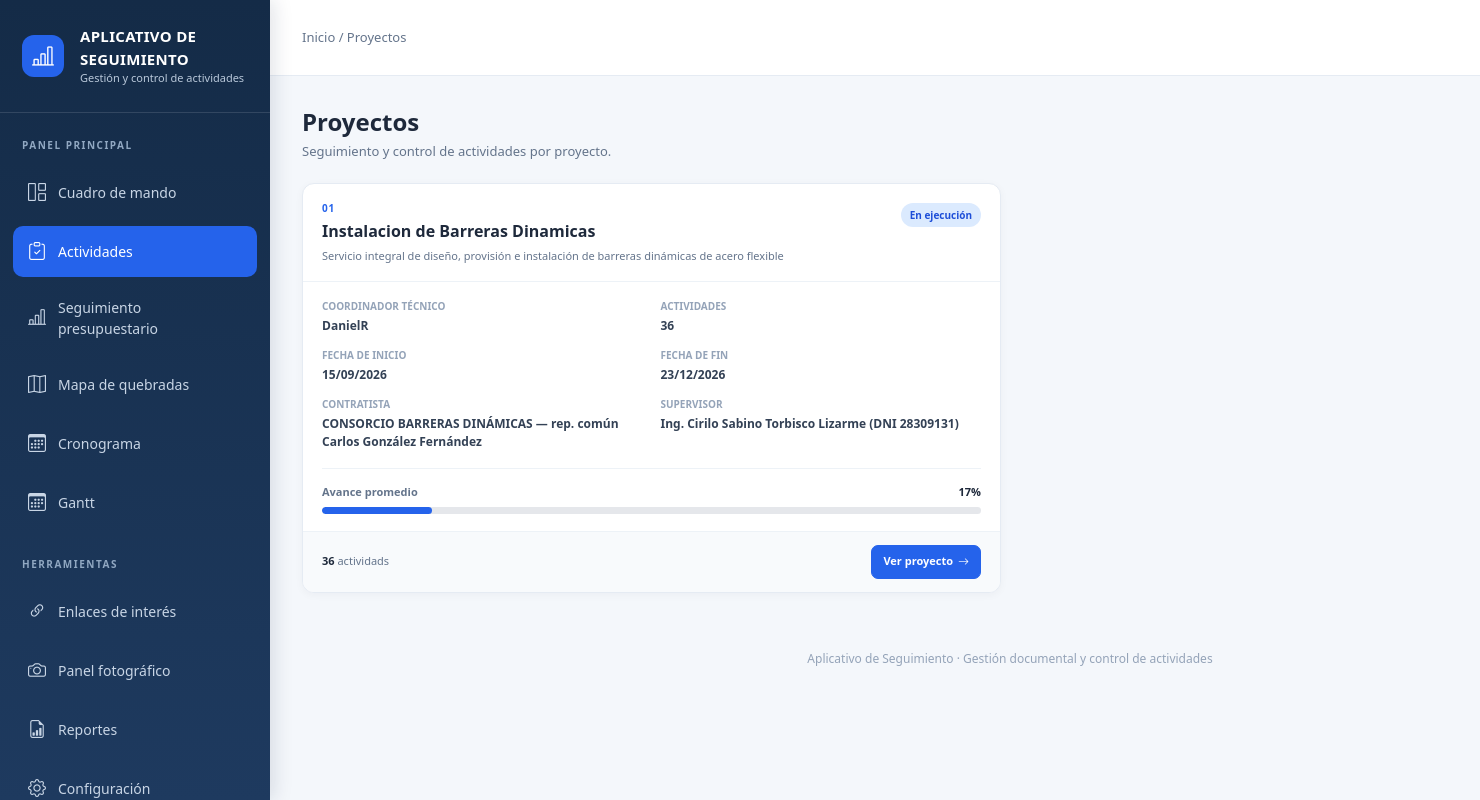
Page /monitoreo/proyectos/ (signed in) on the committed database.
### monitoreo/models.py (models this page shows, shortened)
class Proyecto(models.Model):
    class Estado(models.TextChoices):
        PLANIFICADO = "PLANIFICADO", "Planificado"
        EN_EJECUCION = "EN_EJECUCION", "En ejecución"
        SUSPENDIDO = "SUSPENDIDO", "Suspendido"
        FINALIZADO = "FINALIZADO", "Finalizado"
        CANCELADO = "CANCELADO", "Cancelado"
    codigo = models.CharField(
        max_length=50,
        unique=True,
    )
    nombre = models.CharField(
        max_length=250,
    )
    descripcion = models.TextField(
        blank=True,
    )
    monto = models.DecimalField(
        max_digits=12,
        decimal_places=2,
        null=True,
        blank=True,
    )
    contratista = models.CharField(
        max_length=250,
        blank=True,
    )
    supervisor = models.CharField(
        max_length=250,
        blank=True,
    )
    entidad_nombre = models.CharField(
        max_length=250,
        blank=True,
    )
    coordinador_tecnico = models.ForeignKey(
        Responsable,
        on_delete=models.PROTECT,
        related_name="proyectos_coordinados",
    )
    fecha_inicio = models.DateField()
    fecha_fin = models.DateField()
    estado = models.CharField(
        max_length=20,
        choices=Estado.choices,
        default=Estado.PLANIFICADO,
    )
    activo = models.BooleanField(
        default=True,
    )
    creado_en = models.DateTimeField(
        auto_now_add=True,
    )
    actualizado_en = models.DateTimeField(
        auto_now=True,
    )
    class Meta:
        verbose_name = "Proyecto"
        verbose_name_plural = "Proyectos"
        ordering = [
            "-fecha_inicio",
            "nombre",
        ]

class Responsable(models.Model):
    class Rol(models.TextChoices):
        ADMINISTRADOR = "ADMIN", "Administrador"
        ACTUALIZADOR = "ACTUALIZADOR", "Responsable de actualización"
        MONITOR = "MONITOR", "Monitor"
        COORDINADOR = "COORDINADOR", "Coordinador"
        JEFE = "JEFE", "Jefe"
    usuario = models.OneToOneField(
        settings.AUTH_USER_MODEL,
        on_delete=models.CASCADE,
        related_name="perfil_responsable",
    )
    cargo = models.CharField(
        max_length=150,
        blank=True,
    )
    rol = models.CharField(
        max_length=20,
        choices=Rol.choices,
        default=Rol.COORDINADOR,
    )
    area = models.CharField(
        max_length=150,
        blank=True,
    )
    activo = models.BooleanField(
        default=True,
    )
    class Meta:
        verbose_name = "Responsable"
        verbose_name_plural = "Responsables"
        ordering = [
            "usuario__last_name",
            "usuario__first_name",
        ]
    def __str__(self):
        nombre = self.usuario.get_full_name()
        return nombre or self.usuario.username

### monitoreo/views.py (the view)
@login_required
def proyecto_lista(request):
    proyectos = (
        Proyecto.objects
        .filter(activo=True)
        .select_related("coordinador_tecnico")
    )
    for proyecto in proyectos:
        actividades = proyecto.actividades.all()
        proyecto.total_actividades = actividades.count()
        proyecto.cumplidas = actividades.filter(
            estado=Actividad.Estado.CUMPLIDA
        ).count()
        proyecto.en_proceso = actividades.filter(
            estado=Actividad.Estado.EN_PROCESO
        ).count()
        proyecto.pendientes = actividades.filter(
            estado=Actividad.Estado.PENDIENTE
        ).count()
        proyecto.vencidas = actividades.filter(
            estado=Actividad.Estado.VENCIDA
        ).count()
        promedio = actividades.aggregate(
            promedio=Avg("porcentaje_avance")
        )["promedio"]
        proyecto.avance_promedio = round(
            float(promedio or 0),
            2
        )
    return render(
        request,
        "monitoreo/proyecto_lista.html",
        {
            "proyectos": proyectos,
        },
    )

### monitoreo/templates/monitoreo/proyecto_lista.html (shortened to what this page needs)
{% extends "base.html" %}
{% block actividades_active %}
    active
{% endblock %}
{% block breadcrumb %}
    Inicio / Proyectos
{% endblock %}
{% block content %}
<div class="page-header">
    <div class="page-title">
        <h1>
            Proyectos
        </h1>
        <p>
            Seguimiento y control de actividades por proyecto.
        </p>
    </div>
</div>
{% if proyectos %}
    <div class="projects-grid">
        {% for proyecto in proyectos %}
            <article class="project-card">
                <div class="project-card-header">
                    <div>
                        <div class="project-code">
                            {{ proyecto.codigo }}
                        </div>
                        <h2 class="project-name">
                            {{ proyecto.nombre }}
                        </h2>
                        {% if proyecto.descripcion %}
                            <p class="project-description">
                                {{ proyecto.descripcion }}
                            </p>
                        {% endif %}
                    </div>
                    <div>
                        {% if proyecto.estado == "PLANIFICADO" %}
                            <span class="project-status status-planificado">
                                Planificado
                            </span>
                        {% elif proyecto.estado == "EN_EJECUCION" %}
                            <span class="project-status status-en-ejecucion">
                                En ejecución
                            </span>
                        {% elif proyecto.estado == "SUSPENDIDO" %}
                            <span class="project-status status-suspendido">
                                Suspendido
                            </span>
                        {% elif proyecto.estado == "FINALIZADO" %}
                            <span class="project-status status-finalizado">
                                Finalizado
                            </span>
                        {% elif proyecto.estado == "CANCELADO" %}
                            <span class="project-status status-cancelado">
                                Cancelado
                            </span>
                        {% else %}
                            <span class="project-status status-planificado">
                                {{ proyecto.get_estado_display }}
                            </span>
                        {% endif %}
                    </div>
                </div>
                <div class="project-card-body">
                    <div class="project-data">
                        <div>
                            <div class="data-label">
                                Coordinador técnico
                            </div>
                            <div class="data-value">
                                {% if proyecto.coordinador_tecnico %}
                                    {{ proyecto.coordinador_tecnico }}
                                {% else %}
                                    No asignado
                                {% endif %}
                            </div>
                        </div>
                        <div>
                            <div class="data-label">
                                Actividades
                            </div>
                            <div class="data-value">
                                {{ proyecto.total_actividades|default:0 }}
                            </div>
                        </div>
                        <div>
                            <div class="data-label">
                                Fecha de inicio
                            </div>
                            <div class="data-value">
                                {% if proyecto.fecha_inicio %}
                                    {{ proyecto.fecha_inicio|date:"d/m/Y" }}
                                {% else %}
                                    —
                                {% endif %}
                            </div>
                        </div>
                        <div>
                            <div class="data-label">
                                Fecha de fin
                            </div>
                            <div class="data-value">
                                {% if proyecto.fecha_fin %}
                                    {{ proyecto.fecha_fin|date:"d/m/Y" }}
                                {% else %}
                                    —
                                {% endif %}
                            </div>
                        </div>
                        <div>
                            <div class="data-label">
                                Contratista
                            </div>
                            <div class="data-value">
                                {{ proyecto.contratista|default:"—" }}
                            </div>
                        </div>
                        <div>
                            <div class="data-label">
                                Supervisor
                            </div>
                            <div class="data-value">
                                {{ proyecto.supervisor|default:"—" }}
                            </div>
                        </div>
                    </div>
                    <div class="project-progress">
                        <div class="progress-header">
                            <span class="progress-label">
                                Avance promedio
                            </span>
                            <span class="progress-value">
                                {{ proyecto.avance_promedio|default:0|floatformat:0 }}%
                            </span>
                        </div>
                        <div class="project-progress-bar">
                            <div
                                class="project-progress-fill"
                                data-width="{{ proyecto.avance_promedio|default:0 }}"
                            ></div>
                        </div>
                    </div>
                </div>
                <div class="project-card-footer">
                    <div class="activity-count">
                        <strong>
                            {{ proyecto.total_actividades|default:0 }}
                        </strong>
                        actividad{{ proyecto.total_actividades|default:0|pluralize }}
                    </div>
                    <a
                        href="{% url 'monitoreo:proyecto_resumen' proyecto.pk %}"
                        class="btn-project"
                    >
                        Ver proyecto
                        <i class="bi bi-arrow-right"></i>
                    </a>
                </div>
            </article>
        {% endfor %}
    </div>
{% endif %}
{% endblock %}

### templates/base.html (shortened to what this page needs)
{% load static %}
<!DOCTYPE html>
<html lang="es">
<head>
    <link href="https://cdn.jsdelivr.net/npm/bootstrap@5.3.3/dist/css/bootstrap.min.css" rel="stylesheet">
    <link href="https://cdn.jsdelivr.net/npm/bootstrap-icons@1.11.3/font/bootstrap-icons.css" rel="stylesheet">
</head>
<body>
<div class="app-wrapper">
    <aside class="sidebar" id="sidebar">
        <div class="brand">
            <div class="d-flex align-items-center gap-3">
                <span class="brand-icon"><i class="bi bi-bar-chart-line"></i></span>
                <div>
                    <div class="brand-title">APLICATIVO DE</div>
                    <div class="brand-title">SEGUIMIENTO</div>
                    <div class="brand-subtitle">Gestión y control de actividades</div>
                </div>
            </div>
        </div>
        <div class="menu-label">Panel principal</div>
        <nav class="nav flex-column">
            <a class="nav-link {% block dashboard_active %}{% endblock %}" href="{% url 'monitoreo:proyecto_lista' %}"><i class="bi bi-grid-1x2"></i>Cuadro de mando</a>
            <a class="nav-link {% block actividades_active %}{% endblock %}" href="{% url 'monitoreo:proyecto_resumen' 1 %}"><i class="bi bi-clipboard-check"></i>Actividades</a>
            <a class="nav-link {% block seguimiento_active %}{% endblock %}" href="{% url 'monitoreo:powerbi_seguimiento' %}"><i class="bi bi-bar-chart-line"></i>Seguimiento presupuestario</a>
            <a class="nav-link {% block mapabi_active %}{% endblock %}" href="{% url 'monitoreo:powerbi_mapa' %}"><i class="bi bi-map"></i>Mapa de quebradas</a>
            <a class="nav-link {% block cronograma_active %}{% endblock %}" href="#"><i class="bi bi-calendar3"></i>Cronograma</a>
            <a class="nav-link {% block gantt_active %}{% endblock %}" href="#"><i class="bi bi-calendar3"></i>Gantt</a>
        </nav>
        <div class="menu-label">Herramientas</div>
        <nav class="nav flex-column">
            <a class="nav-link {% block enlaces_active %}{% endblock %}" href="{% url 'enlaces:lista' %}"><i class="bi bi-link-45deg"></i>Enlaces de interés</a>
            <a class="nav-link {% block panel_fotografico_active %}{% endblock %}" href="{% url 'monitoreo:Panel_fotografico' %}"><i class="bi bi-camera"></i>Panel fotográfico</a>
            <a class="nav-link {% block reportes_active %}{% endblock %}" href="#"><i class="bi bi-file-earmark-bar-graph"></i>Reportes</a>
            <a class="nav-link {% block configuracion_active %}{% endblock %}" href="#"><i class="bi bi-gear"></i>Configuración</a>
        </nav>
    </aside>
    <div class="main-area">
        <header class="topbar">
            <div class="d-flex align-items-center gap-3">
                <div class="breadcrumb-text">{% block breadcrumb %}Inicio / Aplicativo de seguimiento{% endblock %}</div>
            </div>
        </header>
        <main class="content">
            {% block content %}{% endblock %}
        </main>
        <footer class="footer">Aplicativo de Seguimiento · Gestión documental y control de actividades</footer>
    </div>
</div>
</body>
</html>

### rows in the picture
Proyecto: codigo "01", nombre "Instalacion de Barreras Dinamicas", descripcion "Servicio integral de diseño, provisión e instalación de barreras dinámicas de acero flexible", estado "En ejecución", coordinador_tecnico "DanielR", total_actividades "36", fecha_inicio "15/09/2026", fecha_fin "23/12/2026", contratista "CONSORCIO BARRERAS DINÁMICAS — rep. común Carlos González Fernández", supervisor "Ing. Cirilo Sabino Torbisco Lizarme (DNI 28309131)", avance_promedio "17"
